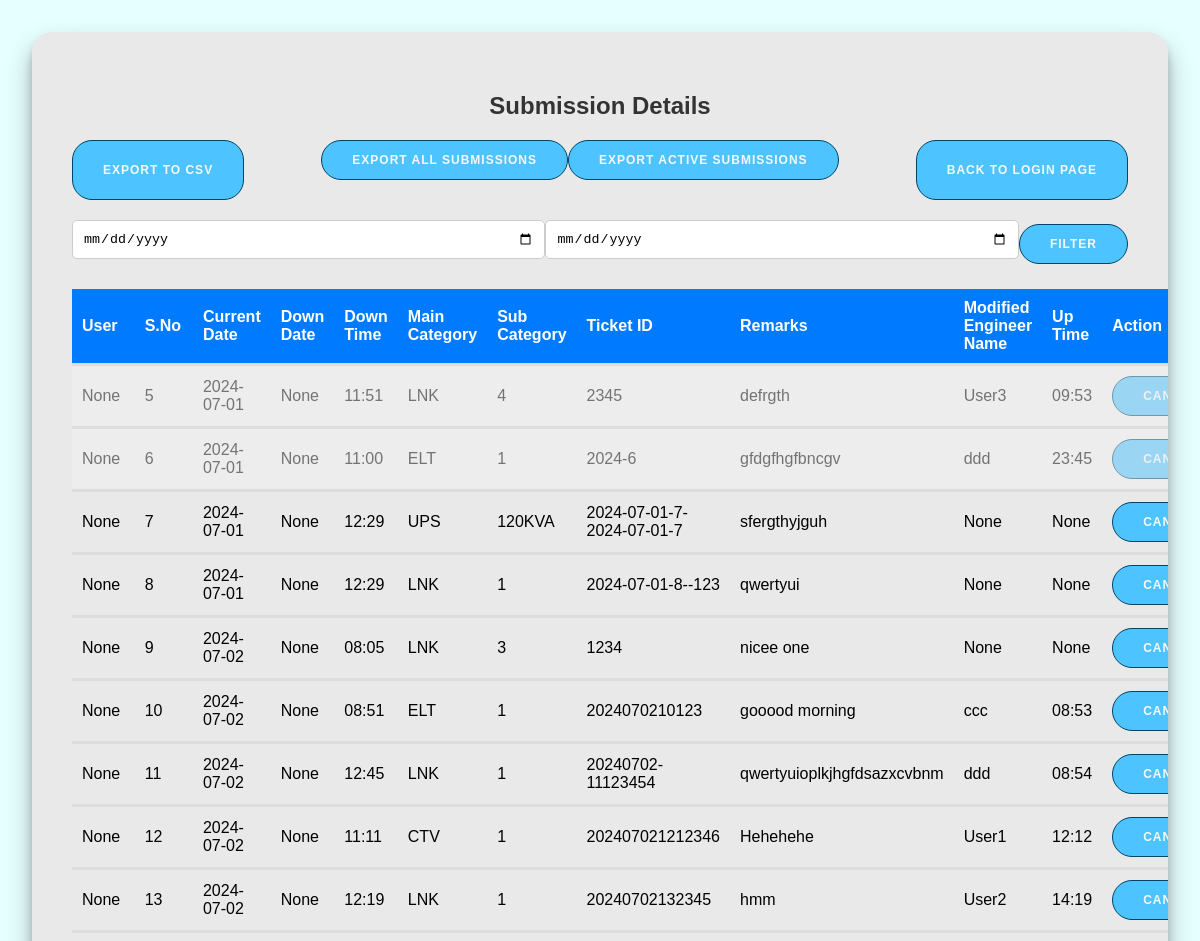
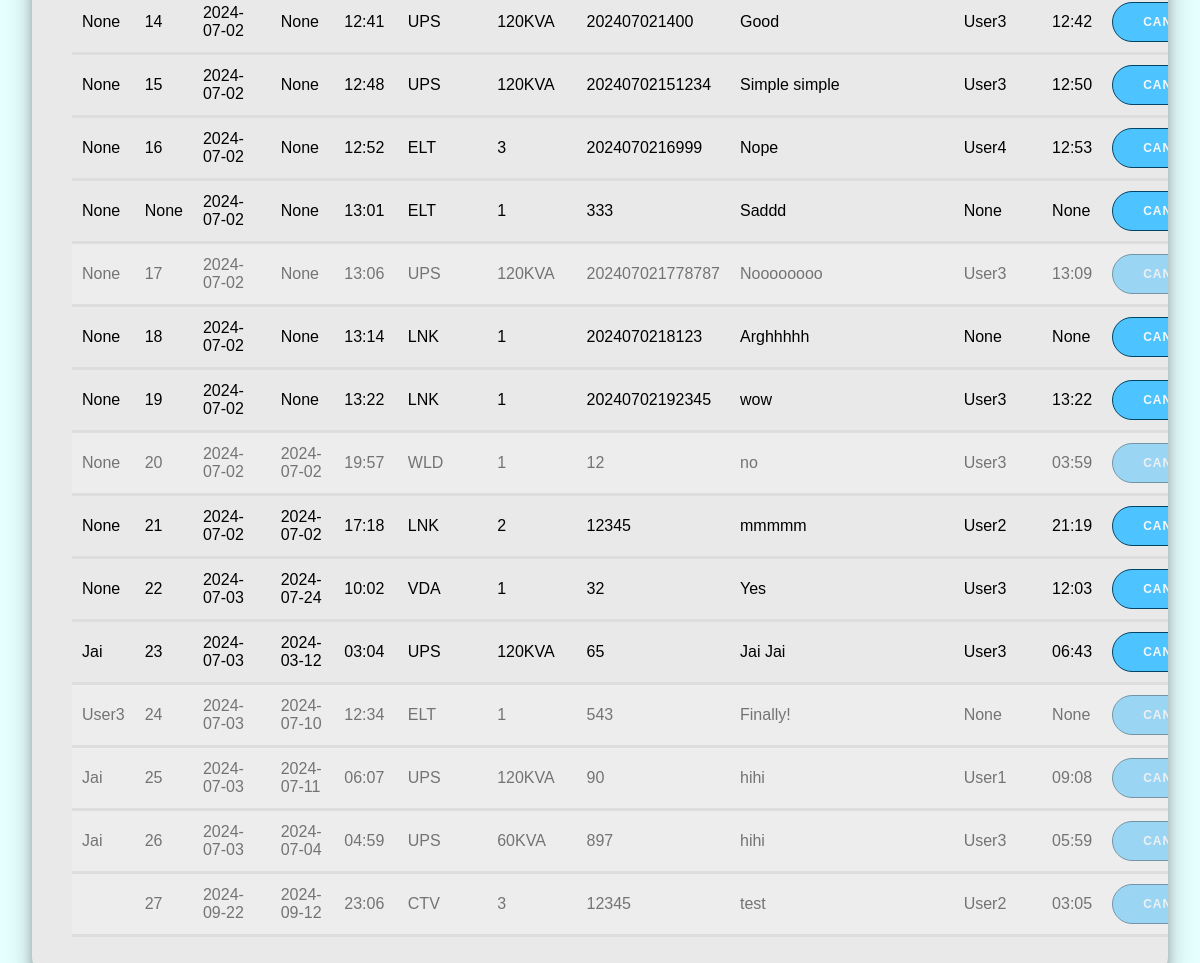
/submission3.html, run on the app's committed database (2 pictures, top to bottom).
### tables this page shows
CREATE TABLE "activities" (
        id INTEGER PRIMARY KEY AUTOINCREMENT, 
        user_id TEXT,
        serial_number INTEGER,
        current_date TEXT, down_date TEXT,
        down_time TEXT,
        main_category TEXT,
        sub_category TEXT,
        ticket_id TEXT,
        id_number INTEGER,
        remarks TEXT,
        modify_engineer_name TEXT, up_time TEXT, `status` TEXT DEFAULT 'Active');

### app3.py (the view)
@app.route('/submission3.html', methods=['GET'])
def admin_page():
    conn = get_db_connection()
    cursor = conn.cursor()
    cursor.execute('SELECT * FROM activities')
    rows = cursor.fetchall()
    conn.close()
    return render_template('submission3.html', currentDate=get_current_date(), rows=rows)

### app3.py (called while the page is built)
def get_db_connection():
    conn = sqlite3.connect('database3.db')
    conn.row_factory = sqlite3.Row
    return conn

def get_current_date():
    return datetime.datetime.now().strftime('%Y-%m-%d')

### templates/submission3.html (shortened to what this page needs)
<!DOCTYPE html>
<html lang="en">
<head>
</head>
<body>
    <div class="container">
        <h2>Submission Details</h2>
        <div class="button-container">
            <button onclick="exportToCSV()">Export to CSV</button>
            <div class="button-container">
                <button id="exportAllButton">Export All Submissions</button>
                <button id="exportActiveButton">Export Active Submissions</button>
            </div>
            <button onclick="redirectToLoginPage()">Back to Login Page</button>
        </div>
        <div class="filter-container">
            <input type="date" id="startDateFilter" class="filter-input">
            <input type="date" id="endDateFilter" class="filter-input">
            <button onclick="filterDataByDateRange()">Filter</button>
        </div>
        <table id="submissionTable">
            <thead>
                <tr>
                    <th>User</th>
                    <th>S.No</th>
                    <th>Current Date</th>
                    <th>Down Date</th>
                    <th>Down Time</th>
                    <th>Main Category</th>
                    <th>Sub Category</th>
                    <th>Ticket ID</th>
                    <th>Remarks</th>
                    <th>Modified Engineer Name</th>
                    <th>Up Time</th>
                    <th>Action</th>
                </tr>
            </thead>
            <tbody id="tableBody">
                {% for row in rows %}
                <tr id="row{{ row.serial_number }}" {% if row.status == 'Cancelled' %} class="cancelled-row" {% endif %}>
                    <td>{{ row.user_id }}</td>
                    <td>{{ row.serial_number }}</td>
                    <td>{{ row.current_date }}</td>
                    <td>{{row.down_date}}</td>
                    <td>{{ row.down_time }}</td>
                    <td>{{ row.main_category }}</td>
                    <td>{{ row.sub_category }}</td>
                    <td>{{ row.ticket_id }}</td>
                    <td>{{ row.remarks }}</td>
                    <td>{{ row.modify_engineer_name }}</td>
                    <td>{{ row.up_time }}</td>
                    <td>
                        {% if row.status != 'Cancelled' %}
                        <button onclick="cancelRow({{ row.serial_number }})">Cancel</button>
                        {% else %}
                        <button disabled>Cancelled</button>
                        {% endif %}
                    </td>
                </tr>
                {% endfor %}
            </tbody>
        </table>
    </div>
</body>
</html>

### templates/submission3.html (style rules this page uses)
body { font-family: 'Segoe UI', Tahoma, Geneva, Verdana, sans-serif; background-color: #f4f4f4; padding: 20px; display: flex; justify-content: center; align-items: center; height: 100%; margin: 0; }
.container { background-color: #ffffff; padding: 40px; border-radius: 30px; box-shadow: 0 0 15px rgba(0, 0, 0, 0.1); max-width: 800px; width: 100%; }
h2 { text-align: center; color: #333; }
table { width: 100%; border-collapse: collapse; margin-top: 20px; }
th, td { padding: 10px; text-align: left; border-bottom: 3px solid #ddd; }
th { background-color: #007bff; color: #fff; }
body { background: #e6ffff; font-family: 'Montserrat', sans-serif; min-height: 500%; margin: 1%; }
.button-container { display: flex; justify-content: space-between; margin-bottom: 20px; }
button { color: rgb(245, 248, 250); background: #4dc3ff; font-size: 12px; font-weight: bold; padding: 12px 30px; border-radius: 20px; border: 1px solid #004466; outline: none; letter-spacing: 1px; text-transform: uppercase; transition: background-color 0.3s ease; cursor: pointer; }
.container { position: block; width: 100%; max-width: 500%; background: #eae9e9; border-radius: 20px; overflow: hidden; box-shadow: 0 14px 28px rgba(0,0,0,0.25), 0 10px 10px rgba(0,0,0,0.22); display: block; }
.filter-input { margin-bottom: 10px; padding: 10px; border: 1px solid #ccc; border-radius: 5px; width: 100%; box-sizing: border-box; }
.filter-container { display: flex; justify-content: space-between; align-items: center; margin-bottom: 20px; }
.filter-input { margin-bottom: 10px; padding: 10px; border: 1px solid #ccc; border-radius: 5px; width: 110%; box-sizing: border-box; }
.cancelled-row { opacity: 0.5; background-color: #f2f2f2; }

### data on the page
activities: user_id "None", serial_number "5", current_date "2024-07-01", down_date "None", down_time "11:51", main_category "LNK", sub_category "4", ticket_id "2345", remarks "defrgth", modify_engineer_name "User3", up_time "09:53", status "CANCELLED"
activities: user_id "None", serial_number "6", current_date "2024-07-01", down_date "None", down_time "11:00", main_category "ELT", sub_category "1", ticket_id "2024-6", remarks "gfdgfhgfbncgv", modify_engineer_name "ddd", up_time "23:45", status "CANCELLED"
activities: user_id "None", serial_number "7", current_date "2024-07-01", down_date "None", down_time "12:29", main_category "UPS", sub_category "120KVA", ticket_id "2024-07-01-7-2024-07-01-7", remarks "sfergthyjguh", modify_engineer_name "None", up_time "None"
activities: user_id "None", serial_number "8", current_date "2024-07-01", down_date "None", down_time "12:29", main_category "LNK", sub_category "1", ticket_id "2024-07-01-8--123", remarks "qwertyui", modify_engineer_name "None", up_time "None"
activities: user_id "None", serial_number "9", current_date "2024-07-02", down_date "None", down_time "08:05", main_category "LNK", sub_category "3", ticket_id "1234", remarks "nicee one", modify_engineer_name "None", up_time "None"
activities: user_id "None", serial_number "10", current_date "2024-07-02", down_date "None", down_time "08:51", main_category "ELT", sub_category "1", ticket_id "2024070210123", remarks "gooood morning", modify_engineer_name "ccc", up_time "08:53"
activities: user_id "None", serial_number "11", current_date "2024-07-02", down_date "None", down_time "12:45", main_category "LNK", sub_category "1", ticket_id "20240702-11123454", remarks "qwertyuioplkjhgfdsazxcvbnm", modify_engineer_name "ddd", up_time "08:54"
activities: user_id "None", serial_number "12", current_date "2024-07-02", down_date "None", down_time "11:11", main_category "CTV", sub_category "1", ticket_id "202407021212346", remarks "Hehehehe", modify_engineer_name "User1", up_time "12:12"
activities: user_id "None", serial_number "13", current_date "2024-07-02", down_date "None", down_time "12:19", main_category "LNK", sub_category "1", ticket_id "20240702132345", remarks "hmm", modify_engineer_name "User2", up_time "14:19"
activities: user_id "None", serial_number "14", current_date "2024-07-02", down_date "None", down_time "12:41", main_category "UPS", sub_category "120KVA", ticket_id "202407021400", remarks "Good", modify_engineer_name "User3", up_time "12:42"
activities: user_id "None", serial_number "15", current_date "2024-07-02", down_date "None", down_time "12:48", main_category "UPS", sub_category "120KVA", ticket_id "20240702151234", remarks "Simple simple", modify_engineer_name "User3", up_time "12:50"
activities: user_id "None", serial_number "16", current_date "2024-07-02", down_date "None", down_time "12:52", main_category "ELT", sub_category "3", ticket_id "2024070216999", remarks "Nope", modify_engineer_name "User4", up_time "12:53"
activities: user_id "None", serial_number "None", current_date "2024-07-02", down_date "None", down_time "13:01", main_category "ELT", sub_category "1", ticket_id "333", remarks "Saddd", modify_engineer_name "None", up_time "None"
activities: user_id "None", serial_number "17", current_date "2024-07-02", down_date "None", down_time "13:06", main_category "UPS", sub_category "120KVA", ticket_id "202407021778787", remarks "Noooooooo", modify_engineer_name "User3", up_time "13:09", status "CANCELLED"
activities: user_id "None", serial_number "18", current_date "2024-07-02", down_date "None", down_time "13:14", main_category "LNK", sub_category "1", ticket_id "2024070218123", remarks "Arghhhhh", modify_engineer_name "None", up_time "None"
activities: user_id "None", serial_number "19", current_date "2024-07-02", down_date "None", down_time "13:22", main_category "LNK", sub_category "1", ticket_id "20240702192345", remarks "wow", modify_engineer_name "User3", up_time "13:22"
activities: user_id "None", serial_number "20", current_date "2024-07-02", down_date "2024-07-02", down_time "19:57", main_category "WLD", sub_category "1", ticket_id "12", remarks "no", modify_engineer_name "User3", up_time "03:59", status "CANCELLED"
activities: user_id "None", serial_number "21", current_date "2024-07-02", down_date "2024-07-02", down_time "17:18", main_category "LNK", sub_category "2", ticket_id "12345", remarks "mmmmm", modify_engineer_name "User2", up_time "21:19"
activities: user_id "None", serial_number "22", current_date "2024-07-03", down_date "2024-07-24", down_time "10:02", main_category "VDA", sub_category "1", ticket_id "32", remarks "Yes", modify_engineer_name "User3", up_time "12:03"
activities: user_id "Jai", serial_number "23", current_date "2024-07-03", down_date "2024-03-12", down_time "03:04", main_category "UPS", sub_category "120KVA", ticket_id "65", remarks "Jai Jai", modify_engineer_name "User3", up_time "06:43"
activities: user_id "User3", serial_number "24", current_date "2024-07-03", down_date "2024-07-10", down_time "12:34", main_category "ELT", sub_category "1", ticket_id "543", remarks "Finally!", modify_engineer_name "None", up_time "None", status "CANCELLED"
activities: user_id "Jai", serial_number "25", current_date "2024-07-03", down_date "2024-07-11", down_time "06:07", main_category "UPS", sub_category "120KVA", ticket_id "90", remarks "hihi", modify_engineer_name "User1", up_time "09:08", status "CANCELLED"
activities: user_id "Jai", serial_number "26", current_date "2024-07-03", down_date "2024-07-04", down_time "04:59", main_category "UPS", sub_category "60KVA", ticket_id "897", remarks "hihi", modify_engineer_name "User3", up_time "05:59", status "CANCELLED"
activities: serial_number "27", current_date "2024-09-22", down_date "2024-09-12", down_time "23:06", main_category "CTV", sub_category "3", ticket_id "12345", remarks "test", modify_engineer_name "User2", up_time "03:05", status "CANCELLED"
